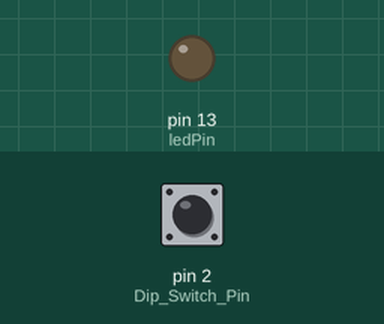
Recording of a sketch running on a simulated Arduino Uno, built with avr-gcc and run on an emulated ATmega328P. Shown: output pins drawn as LEDs (lit = HIGH). The test bench sets the inputs (shaded band); at power-on: pin 2 (Dip_Switch_Pin) LOW.

Above: at 1.2 s.
1.3 s: pin 2 (Dip_Switch_Pin) pulled HIGH for 0.15 s
At 1.37 s:
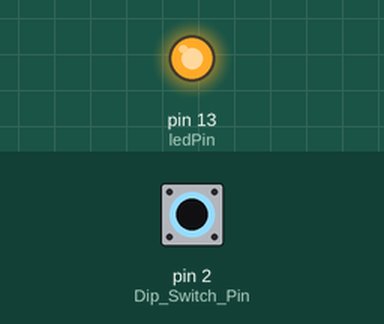
2.9 s: pin 2 (Dip_Switch_Pin) pulled HIGH for 3.2 s
At 6.4 s:
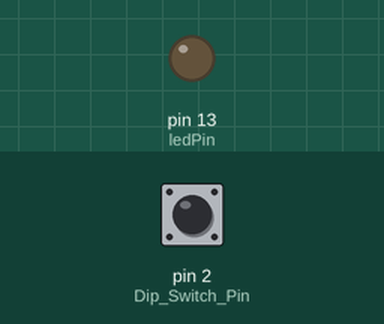
Timing chart, 0 to 7.9 s (numbered marks = the images above; inputs shaded):
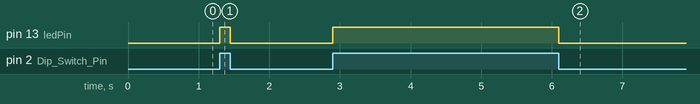

Measured:
- after the input at 1.3 s, pin 13 (ledPin): LOW → HIGH at once, → LOW 0.15 s later
- after the input at 2.9 s, pin 13 (ledPin): LOW → HIGH at once, → LOW 3.2 s later

The sketch:

Day_2_sketch_nov13a.ino
```cpp
const int Dip_Switch_Pin = 2;  // the number of the pin connected to Dip Switch 1
const int ledPin = 13;  // the number of the LED pin

int switchState = 0;  // the variable for reading the Dip Switch status


void setup() {
  pinMode(Dip_Switch_Pin, INPUT);   // initialize the Dip Switch Pin as an input
  pinMode(ledPin, OUTPUT);  // Initialize the LED Pin as an output

}

void loop() {
switchState = digitalRead(Dip_Switch_Pin);  // Read the state AKA position of the Dip Switch

if (switchState == HIGH)  {    // check if the switch is on
  digitalWrite(ledPin, HIGH);   // turn the LED on
} else {
  digitalWrite(ledPin, LOW);  // turn LED off
}


}
```
